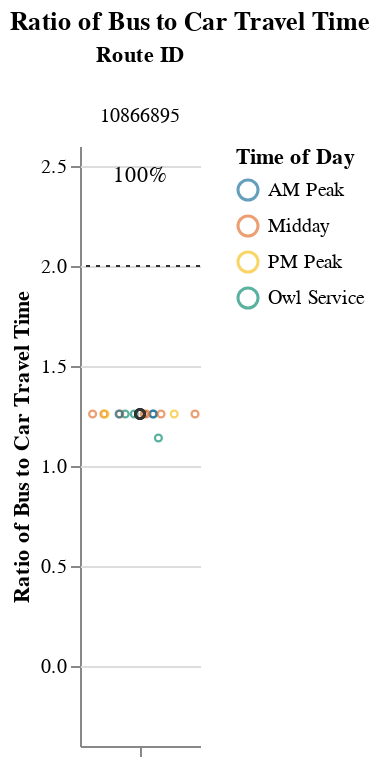
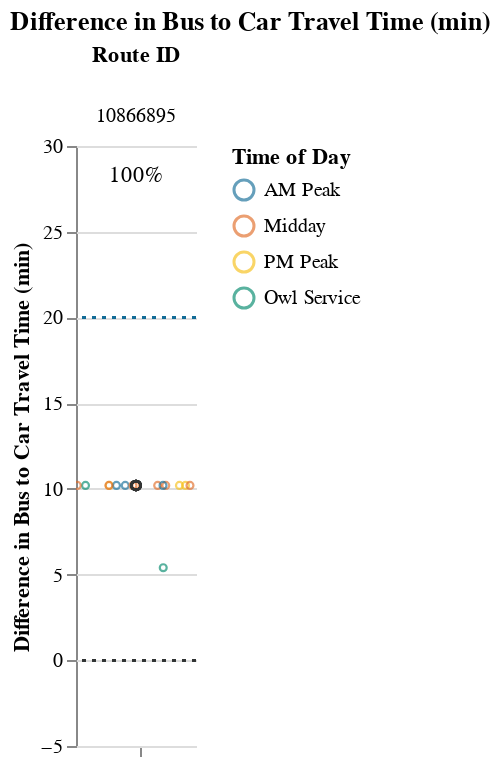

Notebook code cell kept with these figures, in order:
### Markdown cell above
## Viable Competitive Routes
### Short Routes (< 1 hr)

### Code cell
# Allow for possibility that operator doesn't have routes that fall into certain route_groups
# But, jupyterbook will not like markdown with f-string
# separate out route_group and put in each cell, and use try/except + if to display...
# but all 3 route groups must be displayed. just add sentence about why no routes were returned at the end
route_group = "short"
try:
    subset_routes, mult, diff  = setup_charts(df, PCT_COMPETITIVE_THRESHOLD, route_group)
    
    if len(subset_routes) > 0:
        display(
            Markdown(
                f"{CAPTIONS_DICT[route_group]}"
                "Within each route group, routes are sorted in descending order "
                "by % competitive trips and # trips below the additional time cut-off."
            )
        )

        display(mult)
        display(diff)
except:
    print("No routes meet this criteria.")

### Figure 1 — Vega-Lite specification as saved in the notebook (floating-point values rounded to 4 significant figures)
{"config": {"view": {"continuousWidth": 400, "continuousHeight": 300, "stroke": null}, "facet": {"spacing": 0}}, "data": {"name": "data-2ae7699aff05fe5ee9695dbff912733d"}, "facet": {"column": {"field": "route_id", "sort": ["10866895"], "title": "Route ID", "type": "nominal"}}, "spec": {"layer": [{"mark": {"type": "point", "opacity": 0.65, "size": 12, "strokeWidth": 1.1}, "encoding": {"color": {"field": "time_of_day", "scale": {"range": ["#136C97", "#E16B26", "#F6BF16", "#00896B", "#7790A3", "#5B559C"]}, "sort": ["AM Peak", "Midday", "PM Peak", "Owl Service"], "title": "Time of Day", "type": "nominal"}, "tooltip": [{"field": "route_id", "type": "nominal"}, {"field": "trip_id", "type": "nominal"}, {"field": "service_hours", "type": "quantitative"}, {"field": "car_duration_hours", "type": "quantitative"}, {"field": "bus_multiplier", "type": "quantitative"}, {"field": "bus_difference", "type": "quantitative"}, {"field": "num_trips", "type": "quantitative"}, {"field": "num_competitive", "type": "quantitative"}, {"field": "pct_trips_competitive", "type": "quantitative"}, {"field": "p25", "type": "quantitative"}, {"field": "p50", "type": "quantitative"}, {"field": "p75", "type": "quantitative"}], "x": {"axis": {"grid": false, "labels": false, "ticks": true, "values": [0]}, "field": "jitter", "scale": {}, "title": null, "type": "quantitative"}, "y": {"field": "bus_multiplier", "scale": {"domain": [-0.25, 2.5]}, "title": "Ratio of Bus to Car Travel Time", "type": "quantitative"}}, "selection": {"selector001": {"type": "interval", "bind": "scales", "encodings": ["x", "y"]}}, "transform": [{"calculate": "sqrt(-2*log(random()))*cos(2*PI*random())", "as": "jitter"}], "width": 60}, {"layer": [{"mark": {"type": "point", "opacity": 0.6, "size": 20, "strokeWidth": 1.3}, "encoding": {"color": {"value": "#323434"}, "y": {"field": "bus_multiplier", "type": "quantitative"}}, "transform": [{"filter": "(datum.p50_trip === 1)"}]}, {"mark": {"type": "rule", "strokeDash": [2, 3]}, "encoding": {"color": {"value": "#323434"}, "y": {"field": "cutoff", "type": "quantitative"}}}, {"mark": {"type": "text", "align": "center", "baseline": "middle"}, "encoding": {"color": {"value": "black"}, "text": {"field": "pct_trips_competitive", "format": ".0%", "type": "quantitative"}, "tooltip": [{"field": "route_id", "type": "nominal"}, {"field": "trip_id", "type": "nominal"}, {"field": "service_hours", "type": "quantitative"}, {"field": "car_duration_hours", "type": "quantitative"}, {"field": "bus_multiplier", "type": "quantitative"}, {"field": "bus_difference", "type": "quantitative"}, {"field": "num_trips", "type": "quantitative"}, {"field": "num_competitive", "type": "quantitative"}, {"field": "pct_trips_competitive", "type": "quantitative"}, {"field": "p25", "type": "quantitative"}, {"field": "p50", "type": "quantitative"}, {"field": "p75", "type": "quantitative"}], "x": {"value": 30}, "y": {"value": 15}}, "transform": [{"calculate": "sqrt(-2*log(random()))*cos(2*PI*random())", "as": "jitter"}, {"filter": "(datum.fastest_trip === 1)"}]}]}]}, "resolve": {"scale": {"y": "shared"}}, "title": "Ratio of Bus to Car Travel Time", "$schema": "https://vega.github.io/schema/vega-lite/v4.17.0.json", "datasets": {"data-2ae7699aff05fe5ee9695dbff912733d": [{"calitp_itp_id": 287, "trip_key": 2075759021022404747, "trip_id": "10866895|10866878:T16|21:15:00", "shape_id": "10866895:1", "route_id": "10866895", "service_hours": 0.75, "trip_first_departure_ts": 76500, "trip_last_arrival_ts": 79200, "departure_hour": 21, "time_of_day": "Owl Service", "p25": 0.83, "p50": 0.83, "p75": 0.83, "p50_trip": 0, "fastest_trip": 1, "car_duration_hours": 0.66, "competitive_route": 1, "bus_multiplier": 1.14, "bus_difference": 5.4, "num_trips": 16, "num_competitive": 16, "pct_trips_competitive": 1.0, "bus_difference_spread": 4.8, "route_group": "short", "max_trip_hrs": 0.83, "max_trip_route_group": 1.0, "name": "City of San Luis Obispo", "caltrans_district": "05 - San Luis Obispo", "drmt_organization_name": null, "cutoff2": 20, "cutoff": 2}, {"calitp_itp_id": 287, "trip_key": -8911019656804120762, "trip_id": "10866895|10866878:T9|14:15:00", "shape_id": "10866895:1", "route_id": "10866895", "service_hours": 0.83, "trip_first_departure_ts": 51300, "trip_last_arrival_ts": 54300, "departure_hour": 14, "time_of_day": "Midday", "p25": 0.83, "p50": 0.83, "p75": 0.83, "p50_trip": 1, "fastest_trip": 0, "car_duration_hours": 0.66, "competitive_route": 1, "bus_multiplier": 1.26, "bus_difference": 10.2, "num_trips": 16, "num_competitive": 16, "pct_trips_competitive": 1.0, "bus_difference_spread": 4.8, "route_group": "short", "max_trip_hrs": 0.83, "max_trip_route_group": 1.0, "name": "City of San Luis Obispo", "caltrans_district": "05 - San Luis Obispo", "drmt_organization_name": null, "cutoff2": 20, "cutoff": 2}, {"calitp_itp_id": 287, "trip_key": -6859023468594061135, "trip_id": "10866895|10866878:T13|18:15:00", "shape_id": "10866895:1", "route_id": "10866895", "service_hours": 0.83, "trip_first_departure_ts": 65700, "trip_last_arrival_ts": 68700, "departure_hour": 18, "time_of_day": "PM Peak", "p25": 0.83, "p50": 0.83, "p75": 0.83, "p50_trip": 1, "fastest_trip": 0, "car_duration_hours": 0.66, "competitive_route": 1, "bus_multiplier": 1.26, "bus_difference": 10.2, "num_trips": 16, "num_competitive": 16, "pct_trips_competitive": 1.0, "bus_difference_spread": 4.8, "route_group": "short", "max_trip_hrs": 0.83, "max_trip_route_group": 1.0, "name": "City of San Luis Obispo", "caltrans_district": "05 - San Luis Obispo", "drmt_organization_name": null, "cutoff2": 20, "cutoff": 2}, {"calitp_itp_id": 287, "trip_key": 8814693209229709741, "trip_id": "10866895|10866878:T4|9:15:00", "shape_id": "10866895:1", "route_id": "10866895", "service_hours": 0.83, "trip_first_departure_ts": 33300, "trip_last_arrival_ts": 36300, "departure_hour": 9, "time_of_day": "AM Peak", "p25": 0.83, "p50": 0.83, "p75": 0.83, "p50_trip": 1, "fastest_trip": 0, "car_duration_hours": 0.66, "competitive_route": 1, "bus_multiplier": 1.26, "bus_difference": 10.2, "num_trips": 16, "num_competitive": 16, "pct_trips_competitive": 1.0, "bus_difference_spread": 4.8, "route_group": "short", "max_trip_hrs": 0.83, "max_trip_route_group": 1.0, "name": "City of San Luis Obispo", "caltrans_district": "05 - San Luis Obispo", "drmt_organization_name": null, "cutoff2": 20, "cutoff": 2}, {"calitp_itp_id": 287, "trip_key": -7202346461268337744, "trip_id": "10866895|10866878:T3|8:15:00", "shape_id": "10866895:1", "route_id": "10866895", "service_hours": 0.83, "trip_first_departure_ts": 29700, "trip_last_arrival_ts": 32700, "departure_hour": 8, "time_of_day": "AM Peak", "p25": 0.83, "p50": 0.83, "p75": 0.83, "p50_trip": 1, "fastest_trip": 0, "car_duration_hours": 0.66, "competitive_route": 1, "bus_multiplier": 1.26, "bus_difference": 10.2, "num_trips": 16, "num_competitive": 16, "pct_trips_competitive": 1.0, "bus_difference_spread": 4.8, "route_group": "short", "max_trip_hrs": 0.83, "max_trip_route_group": 1.0, "name": "City of San Luis Obispo", "caltrans_district": "05 - San Luis Obispo", "drmt_organization_name": null, "cutoff2": 20, "cutoff": 2}, {"calitp_itp_id": 287, "trip_key": -7476821872269480158, "trip_id": "10866895|10866878:T1|6:15:00", "shape_id": "10866895:1", "route_id": "10866895", "service_hours": 0.83, "trip_first_departure_ts": 22500, "trip_last_arrival_ts": 25500, "departure_hour": 6, "time_of_day": "Owl Service", "p25": 0.83, "p50": 0.83, "p75": 0.83, "p50_trip": 1, "fastest_trip": 0, "car_duration_hours": 0.66, "competitive_route": 1, "bus_multiplier": 1.26, "bus_difference": 10.2, "num_trips": 16, "num_competitive": 16, "pct_trips_competitive": 1.0, "bus_difference_spread": 4.8, "route_group": "short", "max_trip_hrs": 0.83, "max_trip_route_group": 1.0, "name": "City of San Luis Obispo", "caltrans_district": "05 - San Luis Obispo", "drmt_organization_name": null, "cutoff2": 20, "cutoff": 2}, {"calitp_itp_id": 287, "trip_key": -7380387715759825857, "trip_id": "10866895|10866878:T12|17:15:00", "shape_id": "10866895:1", "route_id": "10866895", "service_hours": 0.83, "trip_first_departure_ts": 62100, "trip_last_arrival_ts": 65100, "departure_hour": 17, "time_of_day": "PM Peak", "p25": 0.83, "p50": 0.83, "p75": 0.83, "p50_trip": 1, "fastest_trip": 0, "car_duration_hours": 0.66, "competitive_route": 1, "bus_multiplier": 1.26, "bus_difference": 10.2, "num_trips": 16, "num_competitive": 16, "pct_trips_competitive": 1.0, "bus_difference_spread": 4.8, "route_group": "short", "max_trip_hrs": 0.83, "max_trip_route_group": 1.0, "name": "City of San Luis Obispo", "caltrans_district": "05 - San Luis Obispo", "drmt_organization_name": null, "cutoff2": 20, "cutoff": 2}, {"calitp_itp_id": 287, "trip_key": -2262073648913017249, "trip_id": "10866895|10866878:T6|11:15:00", "shape_id": "10866895:1", "route_id": "10866895", "service_hours": 0.83, "trip_first_departure_ts": 40500, "trip_last_arrival_ts": 43500, "departure_hour": 11, "time_of_day": "Midday", "p25": 0.83, "p50": 0.83, "p75": 0.83, "p50_trip": 1, "fastest_trip": 0, "car_duration_hours": 0.66, "competitive_route": 1, "bus_multiplier": 1.26, "bus_difference": 10.2, "num_trips": 16, "num_competitive": 16, "pct_trips_competitive": 1.0, "bus_difference_spread": 4.8, "route_group": "short", "max_trip_hrs": 0.83, "max_trip_route_group": 1.0, "name": "City of San Luis Obispo", "caltrans_district": "05 - San Luis Obispo", "drmt_organization_name": null, "cutoff2": 20, "cutoff": 2}, {"calitp_itp_id": 287, "trip_key": 4048141449126518879, "trip_id": "10866895|10866878:T11|16:15:00", "shape_id": "10866895:1", "route_id": "10866895", "service_hours": 0.83, "trip_first_departure_ts": 58500, "trip_last_arrival_ts": 61500, "departure_hour": 16, "time_of_day": "Midday", "p25": 0.83, "p50": 0.83, "p75": 0.83, "p50_trip": 1, "fastest_trip": 0, "car_duration_hours": 0.66, "competitive_route": 1, "bus_multiplier": 1.26, "bus_difference": 10.2, "num_trips": 16, "num_competitive": 16, "pct_trips_competitive": 1.0, "bus_difference_spread": 4.8, "route_group": "short", "max_trip_hrs": 0.83, "max_trip_route_group": 1.0, "name": "City of San Luis Obispo", "caltrans_district": "05 - San Luis Obispo", "drmt_organization_name": null, "cutoff2": 20, "cutoff": 2}, {"calitp_itp_id": 287, "trip_key": 8756076818352833383, "trip_id": "10866895|10866878:T10|15:15:00", "shape_id": "10866895:1", "route_id": "10866895", "service_hours": 0.83, "trip_first_departure_ts": 54900, "trip_last_arrival_ts": 57900, "departure_hour": 15, "time_of_day": "Midday", "p25": 0.83, "p50": 0.83, "p75": 0.83, "p50_trip": 1, "fastest_trip": 0, "car_duration_hours": 0.66, "competitive_route": 1, "bus_multiplier": 1.26, "bus_difference": 10.2, "num_trips": 16, "num_competitive": 16, "pct_trips_competitive": 1.0, "bus_difference_spread": 4.8, "route_group": "short", "max_trip_hrs": 0.83, "max_trip_route_group": 1.0, "name": "City of San Luis Obispo", "caltrans_district": "05 - San Luis Obispo", "drmt_organization_name": null, "cutoff2": 20, "cutoff": 2}, {"calitp_itp_id": 287, "trip_key": -337138823151757011, "trip_id": "10866895|10866878:T2|7:15:00", "shape_id": "10866895:1", "route_id": "10866895", "service_hours": 0.83, "trip_first_departure_ts": 26100, "trip_last_arrival_ts": 29100, "departure_hour": 7, "time_of_day": "AM Peak", "p25": 0.83, "p50": 0.83, "p75": 0.83, "p50_trip": 1, "fastest_trip": 0, "car_duration_hours": 0.66, "competitive_route": 1, "bus_multiplier": 1.26, "bus_difference": 10.2, "num_trips": 16, "num_competitive": 16, "pct_trips_competitive": 1.0, "bus_difference_spread": 4.8, "route_group": "short", "max_trip_hrs": 0.83, "max_trip_route_group": 1.0, "name": "City of San Luis Obispo", "caltrans_district": "05 - San Luis Obispo", "drmt_organization_name": null, "cutoff2": 20, "cutoff": 2}, {"calitp_itp_id": 287, "trip_key": 8690689891617402664, "trip_id": "10866895|10866878:T5|10:15:00", "shape_id": "10866895:1", "route_id": "10866895", "service_hours": 0.83, "trip_first_departure_ts": 36900, "trip_last_arrival_ts": 39900, "departure_hour": 10, "time_of_day": "Midday", "p25": 0.83, "p50": 0.83, "p75": 0.83, "p50_trip": 1, "fastest_trip": 0, "car_duration_hours": 0.66, "competitive_route": 1, "bus_multiplier": 1.26, "bus_difference": 10.2, "num_trips": 16, "num_competitive": 16, "pct_trips_competitive": 1.0, "bus_difference_spread": 4.8, "route_group": "short", "max_trip_hrs": 0.83, "max_trip_route_group": 1.0, "name": "City of San Luis Obispo", "caltrans_district": "05 - San Luis Obispo", "drmt_organization_name": null, "cutoff2": 20, "cutoff": 2}, {"calitp_itp_id": 287, "trip_key": 8403400176178132488, "trip_id": "10866895|10866878:T8|13:15:00", "shape_id": "10866895:1", "route_id": "10866895", "service_hours": 0.83, "trip_first_departure_ts": 47700, "trip_last_arrival_ts": 50700, "departure_hour": 13, "time_of_day": "Midday", "p25": 0.83, "p50": 0.83, "p75": 0.83, "p50_trip": 1, "fastest_trip": 0, "car_duration_hours": 0.66, "competitive_route": 1, "bus_multiplier": 1.26, "bus_difference": 10.2, "num_trips": 16, "num_competitive": 16, "pct_trips_competitive": 1.0, "bus_difference_spread": 4.8, "route_group": "short", "max_trip_hrs": 0.83, "max_trip_route_group": 1.0, "name": "City of San Luis Obispo", "caltrans_district": "05 - San Luis Obispo", "drmt_organization_name": null, "cutoff2": 20, "cutoff": 2}, {"calitp_itp_id": 287, "trip_key": 5691201698693500380, "trip_id": "10866895|10866878:T14|19:15:00", "shape_id": "10866895:1", "route_id": "10866895", "service_hours": 0.83, "trip_first_departure_ts": 69300, "trip_last_arrival_ts": 72300, "departure_hour": 19, "time_of_day": "PM Peak", "p25": 0.83, "p50": 0.83, "p75": 0.83, "p50_trip": 1, "fastest_trip": 0, "car_duration_hours": 0.66, "competitive_route": 1, "bus_multiplier": 1.26, "bus_difference": 10.2, "num_trips": 16, "num_competitive": 16, "pct_trips_competitive": 1.0, "bus_difference_spread": 4.8, "route_group": "short", "max_trip_hrs": 0.83, "max_trip_route_group": 1.0, "name": "City of San Luis Obispo", "caltrans_district": "05 - San Luis Obispo", "drmt_organization_name": null, "cutoff2": 20, "cutoff": 2}, {"calitp_itp_id": 287, "trip_key": -3997273526614680756, "trip_id": "10866895|10866878:T15|20:15:00", "shape_id": "10866895:1", "route_id": "10866895", "service_hours": 0.83, "trip_first_departure_ts": 72900, "trip_last_arrival_ts": 75900, "departure_hour": 20, "time_of_day": "Owl Service", "p25": 0.83, "p50": 0.83, "p75": 0.83, "p50_trip": 1, "fastest_trip": 0, "car_duration_hours": 0.66, "competitive_route": 1, "bus_multiplier": 1.26, "bus_difference": 10.2, "num_trips": 16, "num_competitive": 16, "pct_trips_competitive": 1.0, "bus_difference_spread": 4.8, "route_group": "short", "max_trip_hrs": 0.83, "max_trip_route_group": 1.0, "name": "City of San Luis Obispo", "caltrans_district": "05 - San Luis Obispo", "drmt_organization_name": null, "cutoff2": 20, "cutoff": 2}, {"calitp_itp_id": 287, "trip_key": 7084391541408794417, "trip_id": "10866895|10866878:T7|12:15:00", "shape_id": "10866895:1", "route_id": "10866895", "service_hours": 0.83, "trip_first_departure_ts": 44100, "trip_last_arrival_ts": 47100, "departure_hour": 12, "time_of_day": "Midday", "p25": 0.83, "p50": 0.83, "p75": 0.83, "p50_trip": 1, "fastest_trip": 0, "car_duration_hours": 0.66, "competitive_route": 1, "bus_multiplier": 1.26, "bus_difference": 10.2, "num_trips": 16, "num_competitive": 16, "pct_trips_competitive": 1.0, "bus_difference_spread": 4.8, "route_group": "short", "max_trip_hrs": 0.83, "max_trip_route_group": 1.0, "name": "City of San Luis Obispo", "caltrans_district": "05 - San Luis Obispo", "drmt_organization_name": null, "cutoff2": 20, "cutoff": 2}]}}

### Figure 2 — Vega-Lite specification as saved in the notebook (floating-point values rounded to 4 significant figures)
{"config": {"view": {"continuousWidth": 400, "continuousHeight": 300, "stroke": null}, "facet": {"spacing": 0}}, "data": {"name": "data-33f867ce4be09fb2e02f16959f756c1d"}, "facet": {"column": {"field": "route_id", "sort": ["10866895"], "title": "Route ID", "type": "nominal"}}, "spec": {"layer": [{"mark": {"type": "point", "opacity": 0.65, "size": 12, "strokeWidth": 1.1}, "encoding": {"color": {"field": "time_of_day", "scale": {"range": ["#136C97", "#E16B26", "#F6BF16", "#00896B", "#7790A3", "#5B559C"]}, "sort": ["AM Peak", "Midday", "PM Peak", "Owl Service"], "title": "Time of Day", "type": "nominal"}, "tooltip": [{"field": "route_id", "type": "nominal"}, {"field": "trip_id", "type": "nominal"}, {"field": "service_hours", "type": "quantitative"}, {"field": "car_duration_hours", "type": "quantitative"}, {"field": "bus_multiplier", "type": "quantitative"}, {"field": "bus_difference", "type": "quantitative"}, {"field": "num_trips", "type": "quantitative"}, {"field": "num_competitive", "type": "quantitative"}, {"field": "pct_trips_competitive", "type": "quantitative"}, {"field": "p25", "type": "quantitative"}, {"field": "p50", "type": "quantitative"}, {"field": "p75", "type": "quantitative"}], "x": {"axis": {"grid": false, "labels": false, "ticks": true, "values": [0]}, "field": "jitter", "scale": {}, "title": null, "type": "quantitative"}, "y": {"field": "bus_difference", "scale": {"domain": [-5, 30.0]}, "title": "Difference in Bus to Car Travel Time (min)", "type": "quantitative"}}, "selection": {"selector002": {"type": "interval", "bind": "scales", "encodings": ["x", "y"]}}, "transform": [{"calculate": "sqrt(-2*log(random()))*cos(2*PI*random())", "as": "jitter"}], "width": 60}, {"layer": [{"mark": {"type": "point", "opacity": 0.6, "size": 20, "strokeWidth": 1.3}, "encoding": {"color": {"value": "#323434"}, "y": {"field": "bus_difference", "type": "quantitative"}}, "transform": [{"filter": "(datum.p50_trip === 1)"}]}, {"mark": {"type": "rule", "strokeDash": [2, 3]}, "encoding": {"color": {"value": "#323434"}, "y": {"field": "cutoff", "type": "quantitative"}}}, {"mark": {"type": "rule", "strokeDash": [2, 3]}, "encoding": {"color": {"value": "#136C97"}, "y": {"field": "cutoff2", "type": "quantitative"}}}, {"mark": {"type": "text", "align": "center", "baseline": "middle"}, "encoding": {"color": {"value": "black"}, "text": {"field": "pct_trips_competitive", "format": ".0%", "type": "quantitative"}, "tooltip": [{"field": "route_id", "type": "nominal"}, {"field": "trip_id", "type": "nominal"}, {"field": "service_hours", "type": "quantitative"}, {"field": "car_duration_hours", "type": "quantitative"}, {"field": "bus_multiplier", "type": "quantitative"}, {"field": "bus_difference", "type": "quantitative"}, {"field": "num_trips", "type": "quantitative"}, {"field": "num_competitive", "type": "quantitative"}, {"field": "pct_trips_competitive", "type": "quantitative"}, {"field": "p25", "type": "quantitative"}, {"field": "p50", "type": "quantitative"}, {"field": "p75", "type": "quantitative"}], "x": {"value": 30}, "y": {"value": 15}}, "transform": [{"calculate": "sqrt(-2*log(random()))*cos(2*PI*random())", "as": "jitter"}, {"filter": "(datum.fastest_trip === 1)"}]}]}]}, "resolve": {"scale": {"y": "shared"}}, "title": "Difference in Bus to Car Travel Time (min)", "$schema": "https://vega.github.io/schema/vega-lite/v4.17.0.json", "datasets": {"data-33f867ce4be09fb2e02f16959f756c1d": [{"calitp_itp_id": 287, "trip_key": 2075759021022404747, "trip_id": "10866895|10866878:T16|21:15:00", "shape_id": "10866895:1", "route_id": "10866895", "service_hours": 0.75, "trip_first_departure_ts": 76500, "trip_last_arrival_ts": 79200, "departure_hour": 21, "time_of_day": "Owl Service", "p25": 0.83, "p50": 0.83, "p75": 0.83, "p50_trip": 0, "fastest_trip": 1, "car_duration_hours": 0.66, "competitive_route": 1, "bus_multiplier": 1.14, "bus_difference": 5.4, "num_trips": 16, "num_competitive": 16, "pct_trips_competitive": 1.0, "bus_difference_spread": 4.8, "route_group": "short", "max_trip_hrs": 0.83, "max_trip_route_group": 1.0, "name": "City of San Luis Obispo", "caltrans_district": "05 - San Luis Obispo", "drmt_organization_name": null, "cutoff2": 20, "cutoff": 0}, {"calitp_itp_id": 287, "trip_key": -8911019656804120762, "trip_id": "10866895|10866878:T9|14:15:00", "shape_id": "10866895:1", "route_id": "10866895", "service_hours": 0.83, "trip_first_departure_ts": 51300, "trip_last_arrival_ts": 54300, "departure_hour": 14, "time_of_day": "Midday", "p25": 0.83, "p50": 0.83, "p75": 0.83, "p50_trip": 1, "fastest_trip": 0, "car_duration_hours": 0.66, "competitive_route": 1, "bus_multiplier": 1.26, "bus_difference": 10.2, "num_trips": 16, "num_competitive": 16, "pct_trips_competitive": 1.0, "bus_difference_spread": 4.8, "route_group": "short", "max_trip_hrs": 0.83, "max_trip_route_group": 1.0, "name": "City of San Luis Obispo", "caltrans_district": "05 - San Luis Obispo", "drmt_organization_name": null, "cutoff2": 20, "cutoff": 0}, {"calitp_itp_id": 287, "trip_key": -6859023468594061135, "trip_id": "10866895|10866878:T13|18:15:00", "shape_id": "10866895:1", "route_id": "10866895", "service_hours": 0.83, "trip_first_departure_ts": 65700, "trip_last_arrival_ts": 68700, "departure_hour": 18, "time_of_day": "PM Peak", "p25": 0.83, "p50": 0.83, "p75": 0.83, "p50_trip": 1, "fastest_trip": 0, "car_duration_hours": 0.66, "competitive_route": 1, "bus_multiplier": 1.26, "bus_difference": 10.2, "num_trips": 16, "num_competitive": 16, "pct_trips_competitive": 1.0, "bus_difference_spread": 4.8, "route_group": "short", "max_trip_hrs": 0.83, "max_trip_route_group": 1.0, "name": "City of San Luis Obispo", "caltrans_district": "05 - San Luis Obispo", "drmt_organization_name": null, "cutoff2": 20, "cutoff": 0}, {"calitp_itp_id": 287, "trip_key": 8814693209229709741, "trip_id": "10866895|10866878:T4|9:15:00", "shape_id": "10866895:1", "route_id": "10866895", "service_hours": 0.83, "trip_first_departure_ts": 33300, "trip_last_arrival_ts": 36300, "departure_hour": 9, "time_of_day": "AM Peak", "p25": 0.83, "p50": 0.83, "p75": 0.83, "p50_trip": 1, "fastest_trip": 0, "car_duration_hours": 0.66, "competitive_route": 1, "bus_multiplier": 1.26, "bus_difference": 10.2, "num_trips": 16, "num_competitive": 16, "pct_trips_competitive": 1.0, "bus_difference_spread": 4.8, "route_group": "short", "max_trip_hrs": 0.83, "max_trip_route_group": 1.0, "name": "City of San Luis Obispo", "caltrans_district": "05 - San Luis Obispo", "drmt_organization_name": null, "cutoff2": 20, "cutoff": 0}, {"calitp_itp_id": 287, "trip_key": -7202346461268337744, "trip_id": "10866895|10866878:T3|8:15:00", "shape_id": "10866895:1", "route_id": "10866895", "service_hours": 0.83, "trip_first_departure_ts": 29700, "trip_last_arrival_ts": 32700, "departure_hour": 8, "time_of_day": "AM Peak", "p25": 0.83, "p50": 0.83, "p75": 0.83, "p50_trip": 1, "fastest_trip": 0, "car_duration_hours": 0.66, "competitive_route": 1, "bus_multiplier": 1.26, "bus_difference": 10.2, "num_trips": 16, "num_competitive": 16, "pct_trips_competitive": 1.0, "bus_difference_spread": 4.8, "route_group": "short", "max_trip_hrs": 0.83, "max_trip_route_group": 1.0, "name": "City of San Luis Obispo", "caltrans_district": "05 - San Luis Obispo", "drmt_organization_name": null, "cutoff2": 20, "cutoff": 0}, {"calitp_itp_id": 287, "trip_key": -7476821872269480158, "trip_id": "10866895|10866878:T1|6:15:00", "shape_id": "10866895:1", "route_id": "10866895", "service_hours": 0.83, "trip_first_departure_ts": 22500, "trip_last_arrival_ts": 25500, "departure_hour": 6, "time_of_day": "Owl Service", "p25": 0.83, "p50": 0.83, "p75": 0.83, "p50_trip": 1, "fastest_trip": 0, "car_duration_hours": 0.66, "competitive_route": 1, "bus_multiplier": 1.26, "bus_difference": 10.2, "num_trips": 16, "num_competitive": 16, "pct_trips_competitive": 1.0, "bus_difference_spread": 4.8, "route_group": "short", "max_trip_hrs": 0.83, "max_trip_route_group": 1.0, "name": "City of San Luis Obispo", "caltrans_district": "05 - San Luis Obispo", "drmt_organization_name": null, "cutoff2": 20, "cutoff": 0}, {"calitp_itp_id": 287, "trip_key": -7380387715759825857, "trip_id": "10866895|10866878:T12|17:15:00", "shape_id": "10866895:1", "route_id": "10866895", "service_hours": 0.83, "trip_first_departure_ts": 62100, "trip_last_arrival_ts": 65100, "departure_hour": 17, "time_of_day": "PM Peak", "p25": 0.83, "p50": 0.83, "p75": 0.83, "p50_trip": 1, "fastest_trip": 0, "car_duration_hours": 0.66, "competitive_route": 1, "bus_multiplier": 1.26, "bus_difference": 10.2, "num_trips": 16, "num_competitive": 16, "pct_trips_competitive": 1.0, "bus_difference_spread": 4.8, "route_group": "short", "max_trip_hrs": 0.83, "max_trip_route_group": 1.0, "name": "City of San Luis Obispo", "caltrans_district": "05 - San Luis Obispo", "drmt_organization_name": null, "cutoff2": 20, "cutoff": 0}, {"calitp_itp_id": 287, "trip_key": -2262073648913017249, "trip_id": "10866895|10866878:T6|11:15:00", "shape_id": "10866895:1", "route_id": "10866895", "service_hours": 0.83, "trip_first_departure_ts": 40500, "trip_last_arrival_ts": 43500, "departure_hour": 11, "time_of_day": "Midday", "p25": 0.83, "p50": 0.83, "p75": 0.83, "p50_trip": 1, "fastest_trip": 0, "car_duration_hours": 0.66, "competitive_route": 1, "bus_multiplier": 1.26, "bus_difference": 10.2, "num_trips": 16, "num_competitive": 16, "pct_trips_competitive": 1.0, "bus_difference_spread": 4.8, "route_group": "short", "max_trip_hrs": 0.83, "max_trip_route_group": 1.0, "name": "City of San Luis Obispo", "caltrans_district": "05 - San Luis Obispo", "drmt_organization_name": null, "cutoff2": 20, "cutoff": 0}, {"calitp_itp_id": 287, "trip_key": 4048141449126518879, "trip_id": "10866895|10866878:T11|16:15:00", "shape_id": "10866895:1", "route_id": "10866895", "service_hours": 0.83, "trip_first_departure_ts": 58500, "trip_last_arrival_ts": 61500, "departure_hour": 16, "time_of_day": "Midday", "p25": 0.83, "p50": 0.83, "p75": 0.83, "p50_trip": 1, "fastest_trip": 0, "car_duration_hours": 0.66, "competitive_route": 1, "bus_multiplier": 1.26, "bus_difference": 10.2, "num_trips": 16, "num_competitive": 16, "pct_trips_competitive": 1.0, "bus_difference_spread": 4.8, "route_group": "short", "max_trip_hrs": 0.83, "max_trip_route_group": 1.0, "name": "City of San Luis Obispo", "caltrans_district": "05 - San Luis Obispo", "drmt_organization_name": null, "cutoff2": 20, "cutoff": 0}, {"calitp_itp_id": 287, "trip_key": 8756076818352833383, "trip_id": "10866895|10866878:T10|15:15:00", "shape_id": "10866895:1", "route_id": "10866895", "service_hours": 0.83, "trip_first_departure_ts": 54900, "trip_last_arrival_ts": 57900, "departure_hour": 15, "time_of_day": "Midday", "p25": 0.83, "p50": 0.83, "p75": 0.83, "p50_trip": 1, "fastest_trip": 0, "car_duration_hours": 0.66, "competitive_route": 1, "bus_multiplier": 1.26, "bus_difference": 10.2, "num_trips": 16, "num_competitive": 16, "pct_trips_competitive": 1.0, "bus_difference_spread": 4.8, "route_group": "short", "max_trip_hrs": 0.83, "max_trip_route_group": 1.0, "name": "City of San Luis Obispo", "caltrans_district": "05 - San Luis Obispo", "drmt_organization_name": null, "cutoff2": 20, "cutoff": 0}, {"calitp_itp_id": 287, "trip_key": -337138823151757011, "trip_id": "10866895|10866878:T2|7:15:00", "shape_id": "10866895:1", "route_id": "10866895", "service_hours": 0.83, "trip_first_departure_ts": 26100, "trip_last_arrival_ts": 29100, "departure_hour": 7, "time_of_day": "AM Peak", "p25": 0.83, "p50": 0.83, "p75": 0.83, "p50_trip": 1, "fastest_trip": 0, "car_duration_hours": 0.66, "competitive_route": 1, "bus_multiplier": 1.26, "bus_difference": 10.2, "num_trips": 16, "num_competitive": 16, "pct_trips_competitive": 1.0, "bus_difference_spread": 4.8, "route_group": "short", "max_trip_hrs": 0.83, "max_trip_route_group": 1.0, "name": "City of San Luis Obispo", "caltrans_district": "05 - San Luis Obispo", "drmt_organization_name": null, "cutoff2": 20, "cutoff": 0}, {"calitp_itp_id": 287, "trip_key": 8690689891617402664, "trip_id": "10866895|10866878:T5|10:15:00", "shape_id": "10866895:1", "route_id": "10866895", "service_hours": 0.83, "trip_first_departure_ts": 36900, "trip_last_arrival_ts": 39900, "departure_hour": 10, "time_of_day": "Midday", "p25": 0.83, "p50": 0.83, "p75": 0.83, "p50_trip": 1, "fastest_trip": 0, "car_duration_hours": 0.66, "competitive_route": 1, "bus_multiplier": 1.26, "bus_difference": 10.2, "num_trips": 16, "num_competitive": 16, "pct_trips_competitive": 1.0, "bus_difference_spread": 4.8, "route_group": "short", "max_trip_hrs": 0.83, "max_trip_route_group": 1.0, "name": "City of San Luis Obispo", "caltrans_district": "05 - San Luis Obispo", "drmt_organization_name": null, "cutoff2": 20, "cutoff": 0}, {"calitp_itp_id": 287, "trip_key": 8403400176178132488, "trip_id": "10866895|10866878:T8|13:15:00", "shape_id": "10866895:1", "route_id": "10866895", "service_hours": 0.83, "trip_first_departure_ts": 47700, "trip_last_arrival_ts": 50700, "departure_hour": 13, "time_of_day": "Midday", "p25": 0.83, "p50": 0.83, "p75": 0.83, "p50_trip": 1, "fastest_trip": 0, "car_duration_hours": 0.66, "competitive_route": 1, "bus_multiplier": 1.26, "bus_difference": 10.2, "num_trips": 16, "num_competitive": 16, "pct_trips_competitive": 1.0, "bus_difference_spread": 4.8, "route_group": "short", "max_trip_hrs": 0.83, "max_trip_route_group": 1.0, "name": "City of San Luis Obispo", "caltrans_district": "05 - San Luis Obispo", "drmt_organization_name": null, "cutoff2": 20, "cutoff": 0}, {"calitp_itp_id": 287, "trip_key": 5691201698693500380, "trip_id": "10866895|10866878:T14|19:15:00", "shape_id": "10866895:1", "route_id": "10866895", "service_hours": 0.83, "trip_first_departure_ts": 69300, "trip_last_arrival_ts": 72300, "departure_hour": 19, "time_of_day": "PM Peak", "p25": 0.83, "p50": 0.83, "p75": 0.83, "p50_trip": 1, "fastest_trip": 0, "car_duration_hours": 0.66, "competitive_route": 1, "bus_multiplier": 1.26, "bus_difference": 10.2, "num_trips": 16, "num_competitive": 16, "pct_trips_competitive": 1.0, "bus_difference_spread": 4.8, "route_group": "short", "max_trip_hrs": 0.83, "max_trip_route_group": 1.0, "name": "City of San Luis Obispo", "caltrans_district": "05 - San Luis Obispo", "drmt_organization_name": null, "cutoff2": 20, "cutoff": 0}, {"calitp_itp_id": 287, "trip_key": -3997273526614680756, "trip_id": "10866895|10866878:T15|20:15:00", "shape_id": "10866895:1", "route_id": "10866895", "service_hours": 0.83, "trip_first_departure_ts": 72900, "trip_last_arrival_ts": 75900, "departure_hour": 20, "time_of_day": "Owl Service", "p25": 0.83, "p50": 0.83, "p75": 0.83, "p50_trip": 1, "fastest_trip": 0, "car_duration_hours": 0.66, "competitive_route": 1, "bus_multiplier": 1.26, "bus_difference": 10.2, "num_trips": 16, "num_competitive": 16, "pct_trips_competitive": 1.0, "bus_difference_spread": 4.8, "route_group": "short", "max_trip_hrs": 0.83, "max_trip_route_group": 1.0, "name": "City of San Luis Obispo", "caltrans_district": "05 - San Luis Obispo", "drmt_organization_name": null, "cutoff2": 20, "cutoff": 0}, {"calitp_itp_id": 287, "trip_key": 7084391541408794417, "trip_id": "10866895|10866878:T7|12:15:00", "shape_id": "10866895:1", "route_id": "10866895", "service_hours": 0.83, "trip_first_departure_ts": 44100, "trip_last_arrival_ts": 47100, "departure_hour": 12, "time_of_day": "Midday", "p25": 0.83, "p50": 0.83, "p75": 0.83, "p50_trip": 1, "fastest_trip": 0, "car_duration_hours": 0.66, "competitive_route": 1, "bus_multiplier": 1.26, "bus_difference": 10.2, "num_trips": 16, "num_competitive": 16, "pct_trips_competitive": 1.0, "bus_difference_spread": 4.8, "route_group": "short", "max_trip_hrs": 0.83, "max_trip_route_group": 1.0, "name": "City of San Luis Obispo", "caltrans_district": "05 - San Luis Obispo", "drmt_organization_name": null, "cutoff2": 20, "cutoff": 0}]}}
